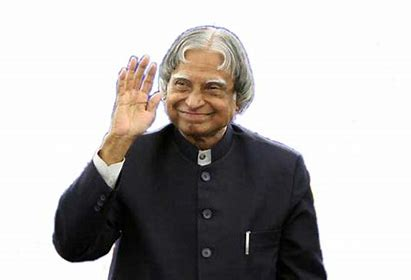
#> input picture Data/Dr_APJ_Kalam_Sir.jpeg, 411 x 280 px
$ jupyter execute 18_FaceDetection.ipynb   (shell and % lines are left out)
#> lines starting #> are read from the running program, lines starting #| are printed output that depends on the picture; after the words box and inside, x2 and y2 are one past the last pixel; in counts of white or black regions, pixels touching at a corner belong together
[cell 1]
import cv2
import numpy as np
import matplotlib.pyplot as plt

[cell 2]
honorable_president = cv2.imread('Data/Dr_APJ_Kalam_Sir.jpeg', 0) # Reading image as gray scale
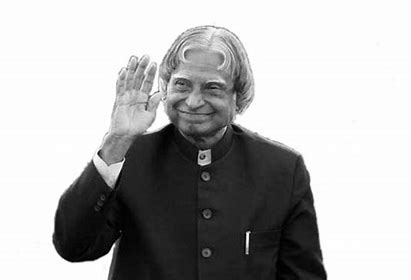
#> honorable_president: shape (280, 411); min 0, max 255, mean 178
plt.imshow(honorable_president, cmap='gray')

Face cascade

[cell 3]
face_cascade = cv2.CascadeClassifier('Data/haar_cascades/haarcascade_frontalface_default.xml')

Function to detect faces

[cell 4]
def detect_face(img):
    face_img = img.copy()
    face_rect = face_cascade.detectMultiScale(face_img)
#> face_rect = [[160, 59, 75, 75]]

    # Create a rectangle over face
    for (x,y,w,h) in face_rect:
        cv2.rectangle(face_img, (x,y), (x+w, y+h), (255, 255, 255), 2)
#> this loop made 1 pass
#> face_img: shape (280, 411); 0.76% of pixels changed, all inside (x1, y1, x2, y2) = (159, 58, 237, 136)

    return face_img

[cell 5]
face = detect_face(honorable_president)
plt.imshow(face, cmap='gray')

[cell 6]
comedy_actor_vivek = cv2.imread('Data/Padmashree_Vivek_Actor.jpg', 0)
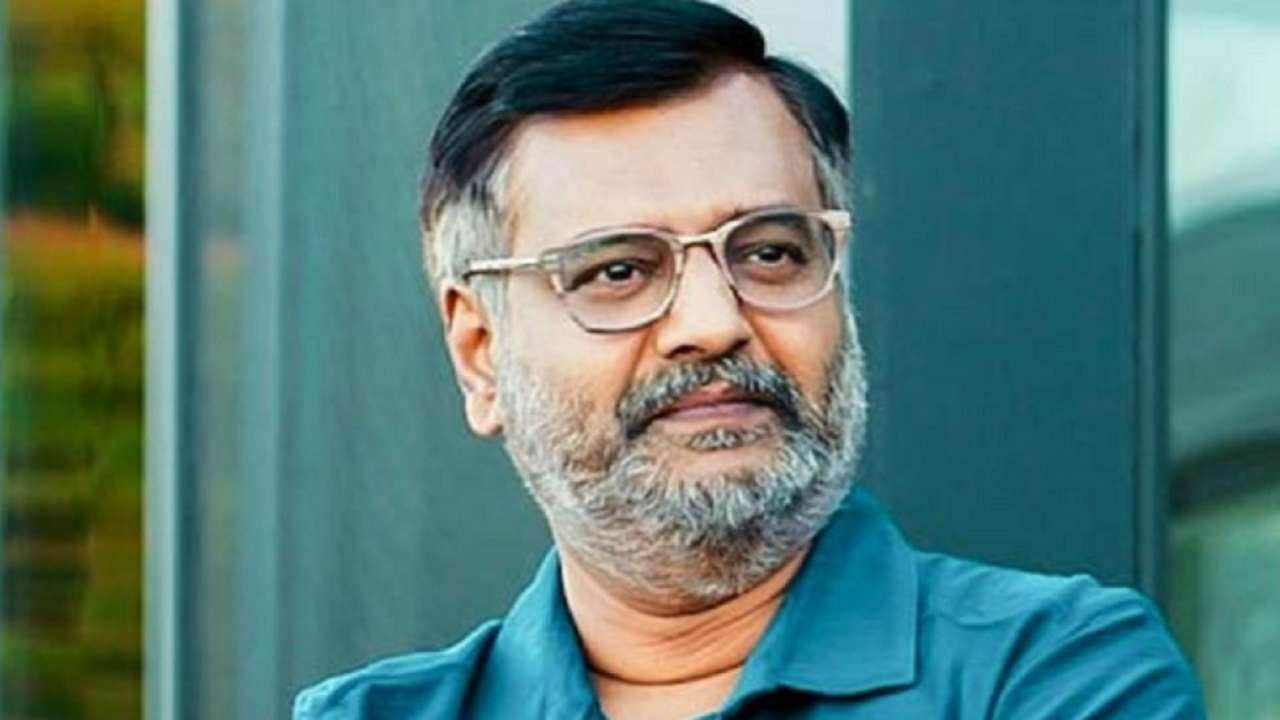
#> input picture Data/Padmashree_Vivek_Actor.jpg, 1280 x 720 px
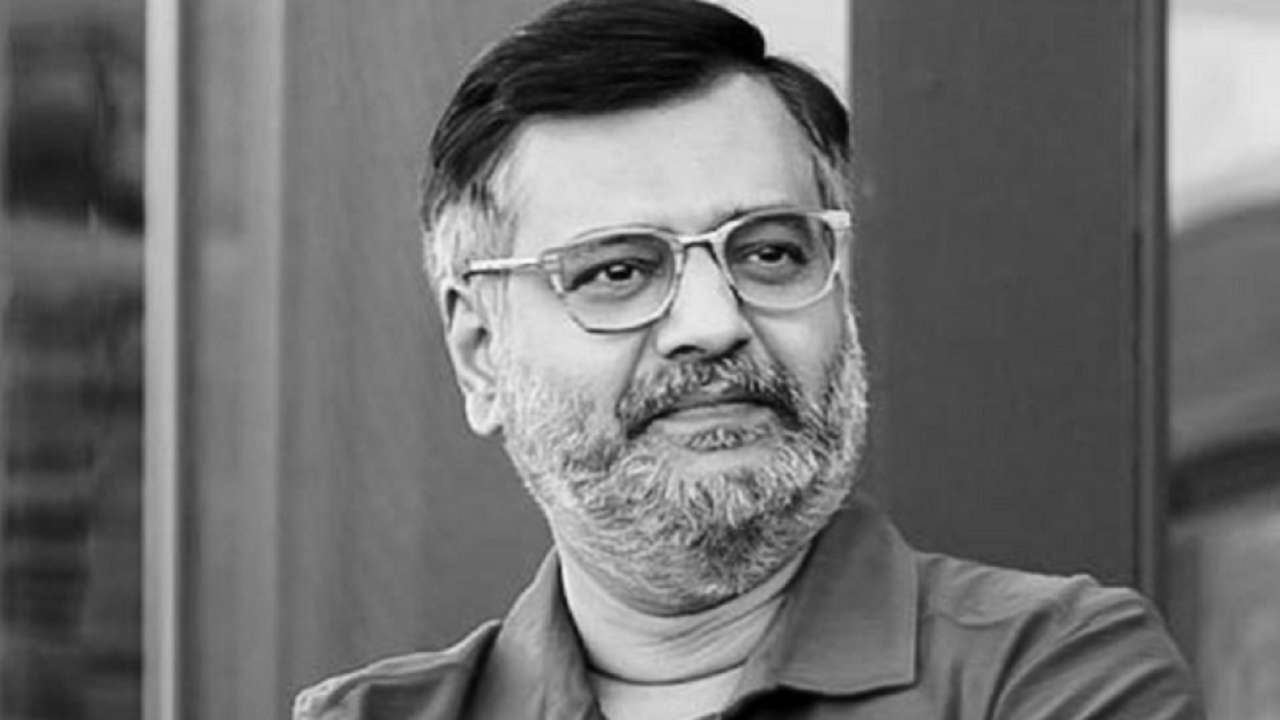
#> comedy_actor_vivek: shape (720, 1280); min 0, max 252, mean 111.3
face_vivek = detect_face(comedy_actor_vivek)
#> the loop in detect_face (call 2), `for (x,y,w,h) in face_rect:` made 1 pass
#> (x, y, w, h) on pass 1: (489, 99, 420, 420)
#> after the loop in detect_face (call 2), `for (x,y,w,h) in face_rect:`: face_img: shape (720, 1280); 0.55% of pixels changed, all inside (x1, y1, x2, y2) = (488, 98, 911, 521)
plt.imshow(face_vivek, cmap='gray')

[cell 7]
scientist_group_pic = cv2.imread('Data/greatest_scientists.jpg', 0)
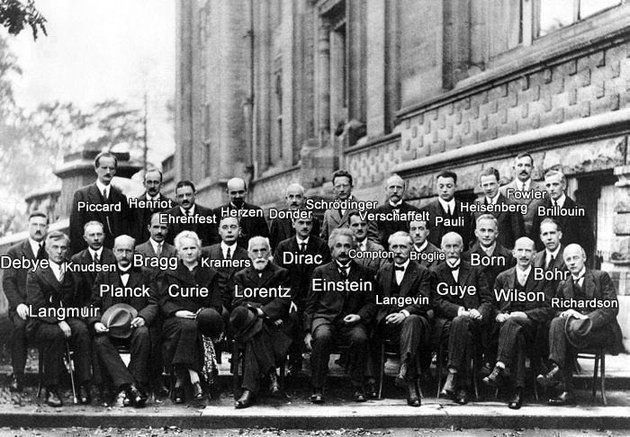
#> input picture Data/greatest_scientists.jpg, 630 x 437 px
#> scientist_group_pic is the input picture: shape (437, 630); min 0, max 255, mean 119.6
scientist_faces = detect_face(scientist_group_pic)
#> in detect_face (call 3), `face_rect = face_cascade.detectMultiScale(face_img)`: face_rect = 13 rows, first 6: [433, 177, 25, 25], [347, 214, 25, 25], [215, 216, 28, 28], [406, 219, 25, 25], [472, 218, 30, 30], [536, 222, 27, 27]
#> the loop in detect_face (call 3), `for (x,y,w,h) in face_rect:` made 13 passes
#> (x, y, w, h) on passes 1 to 12: (433, 177, 25, 25), (347, 214, 25, 25), (215, 216, 28, 28), (406, 219, 25, 25), (472, 218, 30, 30), (536, 222, 27, 27), (176, 238, 27, 27), (386, 237, 27, 27), (438, 234, 29, 29), (111, 240, 27, 27), (511, 240, 27, 27), (245, 239, 29, 29)
#> after the loop in detect_face (call 3), `for (x,y,w,h) in face_rect:`:
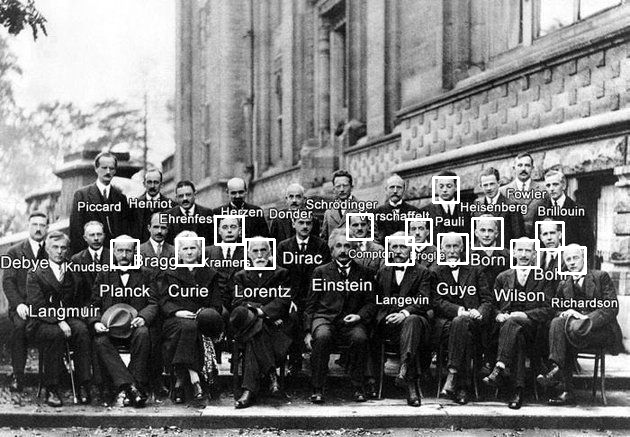
#> face_img: shape (437, 630); 1.46% of pixels changed, all inside (x1, y1, x2, y2) = (110, 176, 587, 275)
plt.imshow(scientist_faces, cmap='gray')

Function to detect face with scale factor for adjustment

[cell 8]
def detect_face_with_scaleFactor(img):
    face_img = img.copy()
    face_rect = face_cascade.detectMultiScale(face_img, scaleFactor=1.4, minNeighbors=1)
#> face_rect = 22 rows, first 6: [96, 159, 24, 24], [433, 177, 24, 24], [541, 176, 24, 24], [383, 178, 24, 24], [225, 184, 24, 24], [173, 186, 24, 24]
    # scale factor and minNeighbors -> experimental values. adjust it based on the performance.

    # Create a rectangle over face
    for (x,y,w,h) in face_rect:
        cv2.rectangle(face_img, (x,y), (x+w, y+h), (255, 255, 255), 2)
#> this loop made 22 passes
#> (x, y, w, h) on passes 1 to 12: (96, 159, 24, 24), (433, 177, 24, 24), (541, 176, 24, 24), (383, 178, 24, 24), (225, 184, 24, 24), (173, 186, 24, 24), (347, 215, 24, 24), (27, 216, 24, 24), (217, 217, 24, 24), (407, 219, 24, 24), (475, 221, 24, 24), (538, 224, 24, 24)
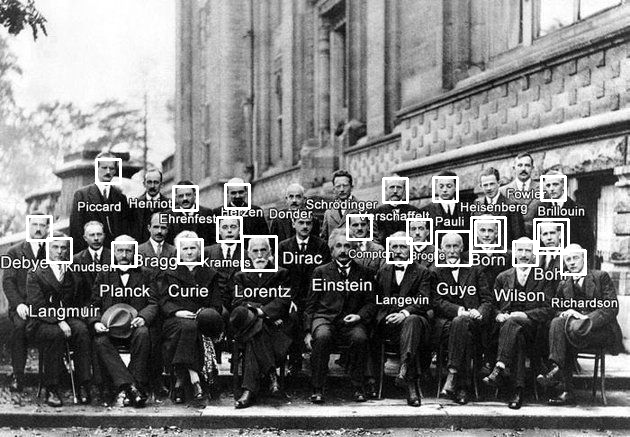
#> face_img: shape (437, 630); 2.36% of pixels changed, all inside (x1, y1, x2, y2) = (26, 158, 587, 276)

    return face_img

[cell 9]
scientist_faces = detect_face_with_scaleFactor(scientist_group_pic)
plt.imshow(scientist_faces, cmap='gray')

Eye Cascade

[cell 10]
eye_cascade = cv2.CascadeClassifier('Data/haar_cascades/haarcascade_eye.xml')

def detect_eyes(img):
    eye_img = img.copy()
    eye_rect = eye_cascade.detectMultiScale(eye_img)
#> eye_rect = 18 rows, first 6: [445, 187, 22, 22], [480, 385, 24, 24], [822, 431, 23, 23], [539, 431, 23, 23], [560, 453, 23, 23], [569, 474, 22, 22]

    # Create a rectangle over face
    for (x,y,w,h) in eye_rect:
        cv2.rectangle(eye_img, (x,y), (x+w, y+h), (255, 255, 255), 2)
#> this loop made 18 passes
#> (x, y, w, h) on passes 1 to 12: (445, 187, 22, 22), (480, 385, 24, 24), (822, 431, 23, 23), (539, 431, 23, 23), (560, 453, 23, 23), (569, 474, 22, 22), (426, 149, 26, 26), (630, 448, 26, 26), (799, 440, 31, 31), (470, 201, 32, 32), (691, 360, 29, 29), (564, 244, 66, 66)
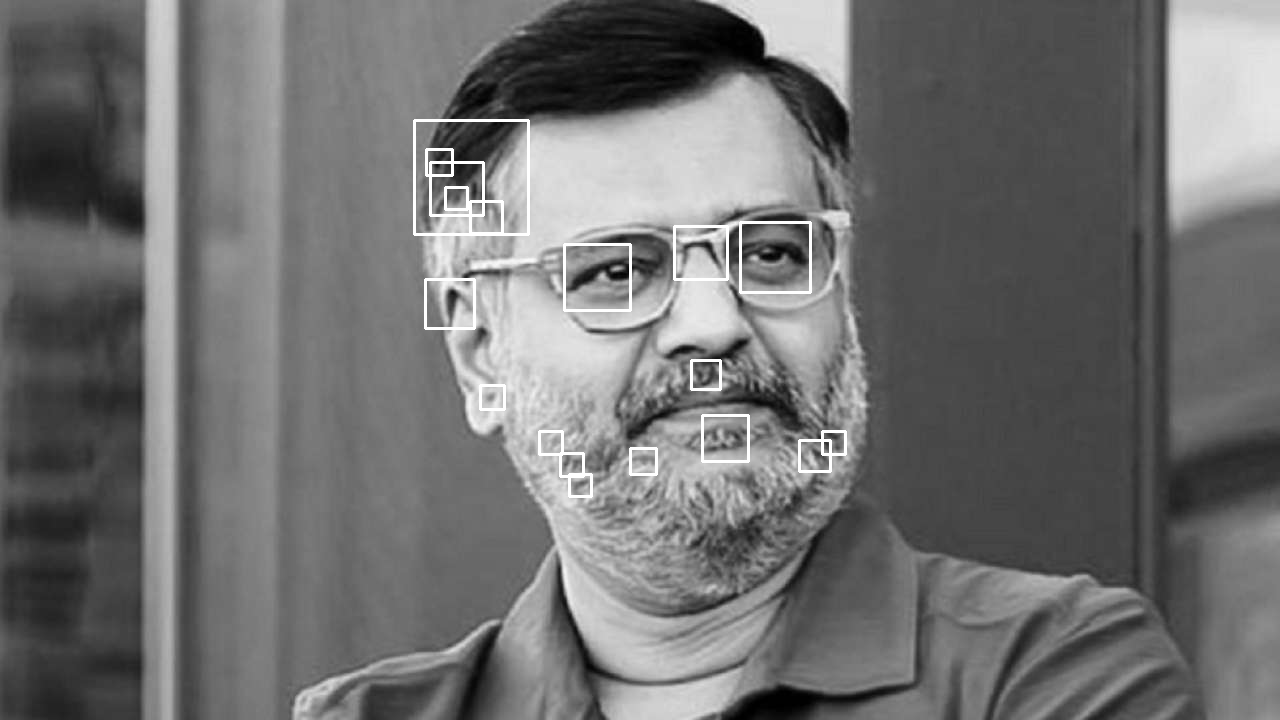
#> eye_img: shape (720, 1280); 0.93% of pixels changed, all inside (x1, y1, x2, y2) = (413, 119, 847, 498)

    return eye_img

[cell 11]
vivek = detect_eyes(comedy_actor_vivek)
plt.imshow(vivek, cmap='gray')

Adjust the multiscale for better results

[cell 12]
def detect_eyes_adjustment(img):
    eye_img = img.copy()
    eye_rect = eye_cascade.detectMultiScale(eye_img, scaleFactor=4.1, minNeighbors=3)
#> eye_rect = [[563, 455, 20, 20], [569, 475, 20, 20], [729, 215, 82, 82], [566, 236, 82, 82]]

    # Create a rectangle over face
    for (x,y,w,h) in eye_rect:
        cv2.rectangle(eye_img, (x,y), (x+w, y+h), (255, 255, 255), 2)
#> this loop made 4 passes
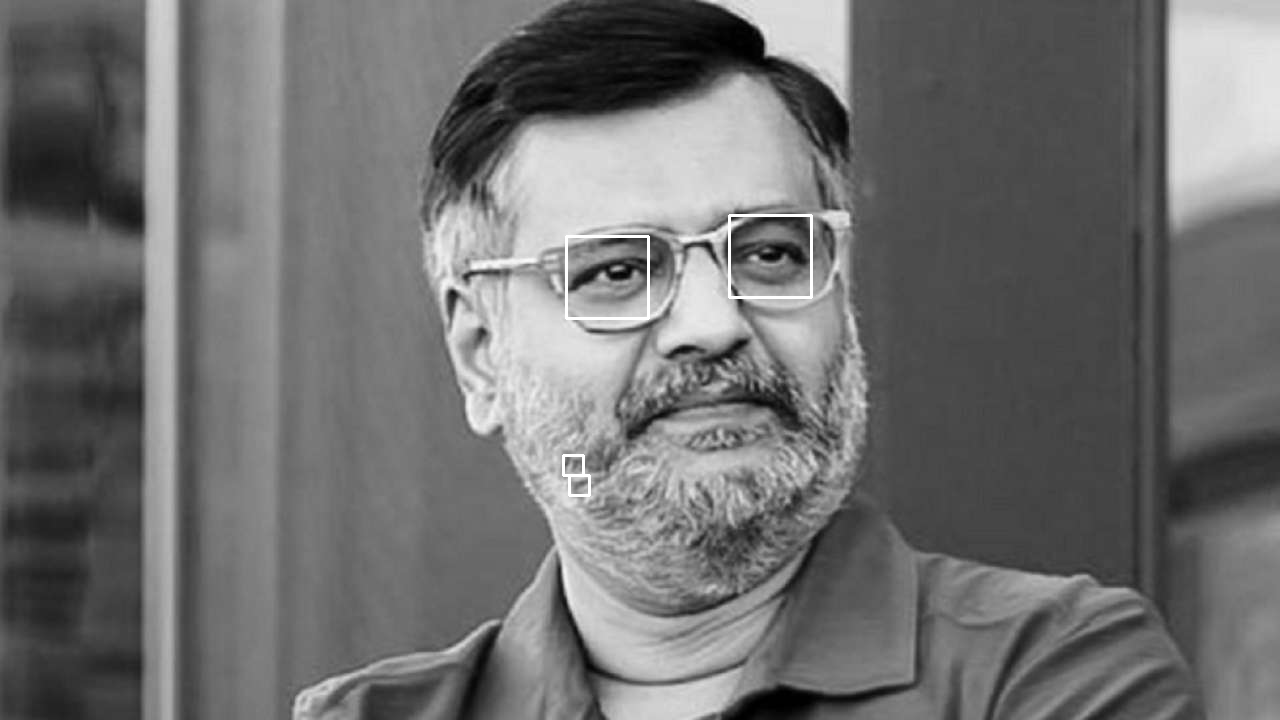
#> eye_img: shape (720, 1280); 0.26% of pixels changed, all inside (x1, y1, x2, y2) = (562, 214, 813, 497)

    return eye_img

vivek = detect_eyes_adjustment(comedy_actor_vivek)
plt.imshow(vivek, cmap='gray')
